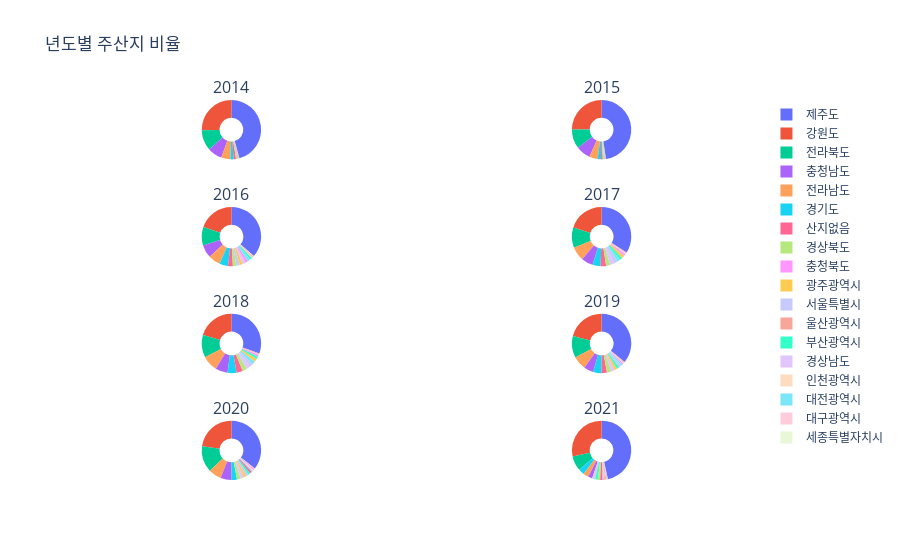

Source (notebook cell):
### Code cell
specs = [[{'type':'domain'}, {'type':'domain'}], [{'type':'domain'}, {'type':'domain'}],[{'type':'domain'}, {'type':'domain'}],[{'type':'domain'}, {'type':'domain'}]]
fig = make_subplots(rows=4, cols=2, specs=specs,
                    subplot_titles=['2014', '2015', '2016', '2017', '2018', '2019', '2020', '2021'])

fig.add_trace(go.Pie(labels=rad[rad['SALEDATE'].dt.year == 2014].groupby(['SAN_NM'])['TOT_QTY'].sum().reset_index()['SAN_NM'], 
                     values=rad[rad['SALEDATE'].dt.year == 2014].groupby(['SAN_NM'])['TOT_QTY'].sum().reset_index()['TOT_QTY'],
                     name='2014',), 1, 1)
fig.add_trace(go.Pie(labels=rad[rad['SALEDATE'].dt.year == 2015].groupby(['SAN_NM'])['TOT_QTY'].sum().reset_index()['SAN_NM'], 
                     values=rad[rad['SALEDATE'].dt.year == 2015].groupby(['SAN_NM'])['TOT_QTY'].sum().reset_index()['TOT_QTY'],
                     name='2015',), 1, 2)
fig.add_trace(go.Pie(labels=rad[rad['SALEDATE'].dt.year == 2016].groupby(['SAN_NM'])['TOT_QTY'].sum().reset_index()['SAN_NM'], 
                     values=rad[rad['SALEDATE'].dt.year == 2016].groupby(['SAN_NM'])['TOT_QTY'].sum().reset_index()['TOT_QTY'],
                     name='2016',), 2, 1)
fig.add_trace(go.Pie(labels=rad[rad['SALEDATE'].dt.year == 2017].groupby(['SAN_NM'])['TOT_QTY'].sum().reset_index()['SAN_NM'], 
                     values=rad[rad['SALEDATE'].dt.year == 2017].groupby(['SAN_NM'])['TOT_QTY'].sum().reset_index()['TOT_QTY'],
                     name='2017',), 2, 2)
fig.add_trace(go.Pie(labels=rad[rad['SALEDATE'].dt.year == 2018].groupby(['SAN_NM'])['TOT_QTY'].sum().reset_index()['SAN_NM'], 
                     values=rad[rad['SALEDATE'].dt.year == 2018].groupby(['SAN_NM'])['TOT_QTY'].sum().reset_index()['TOT_QTY'],
                     name='2018',), 3, 1)
fig.add_trace(go.Pie(labels=rad[rad['SALEDATE'].dt.year == 2019].groupby(['SAN_NM'])['TOT_QTY'].sum().reset_index()['SAN_NM'], 
                     values=rad[rad['SALEDATE'].dt.year == 2019].groupby(['SAN_NM'])['TOT_QTY'].sum().reset_index()['TOT_QTY'],
                     name='2019',), 3, 2)
fig.add_trace(go.Pie(labels=rad[rad['SALEDATE'].dt.year == 2020].groupby(['SAN_NM'])['TOT_QTY'].sum().reset_index()['SAN_NM'], 
                     values=rad[rad['SALEDATE'].dt.year == 2020].groupby(['SAN_NM'])['TOT_QTY'].sum().reset_index()['TOT_QTY'],
                     name='2020',), 4, 1)
fig.add_trace(go.Pie(labels=rad[rad['SALEDATE'].dt.year == 2021].groupby(['SAN_NM'])['TOT_QTY'].sum().reset_index()['SAN_NM'], 
                     values=rad[rad['SALEDATE'].dt.year == 2021].groupby(['SAN_NM'])['TOT_QTY'].sum().reset_index()['TOT_QTY'],
                     name='2021',), 4, 2)

fig.update_traces(hole=.4, hoverinfo='label+percent+name', textinfo='none')
fig.update(layout_title_text='년도별 주산지 비율',
           layout_showlegend=True)

fig = go.Figure(fig)
fig.show()

### Figure 1 — Plotly figure (JSON) as saved in the notebook; plotly's stock layout.template omitted (floating-point values rounded to 4 significant figures)
{"data": [{"domain": {"x": [0, 0.45], "y": [0.8438, 1]}, "hole": 0.4, "hoverinfo": "label+percent+name", "labels": ["강원도", "경기도", "경상남도", "경상북도", "광주광역시", "대전광역시", "부산광역시", "산지없음", "서울특별시", "울산광역시", "인천광역시", "전라남도", "전라북도", "제주도", "충청남도", "충청북도"], "name": "2014", "textinfo": "none", "type": "pie", "values": [46170644, 3203201, 79968, 1651076, 233900, 18000, 87900, 2312712, 140670, 92556, 40005, 9084024, 20361370, 83095658, 14412013, 1020738]}, {"domain": {"x": [0.55, 1], "y": [0.8438, 1]}, "hole": 0.4, "hoverinfo": "label+percent+name", "labels": ["강원도", "경기도", "경상남도", "경상북도", "광주광역시", "대구광역시", "대전광역시", "부산광역시", "산지없음", "서울특별시", "울산광역시", "전라남도", "전라북도", "제주도", "충청남도", "충청북도"], "name": "2015", "textinfo": "none", "type": "pie", "values": [47216206, 3378369, 46974, 1379523, 184480, 35100, 32000, 234862, 1884140, 931701, 91320, 8678638, 19936998, 90289114, 14940000.0, 332796]}, {"domain": {"x": [0, 0.45], "y": [0.5625, 0.7188]}, "hole": 0.4, "hoverinfo": "label+percent+name", "labels": ["강원도", "경기도", "경상남도", "경상북도", "광주광역시", "대구광역시", "대전광역시", "부산광역시", "산지없음", "서울특별시", "세종특별자치시", "울산광역시", "인천광역시", "전라남도", "전라북도", "제주도", "충청남도", "충청북도"], "name": "2016", "textinfo": "none", "type": "pie", "values": [93292775, 22060000.0, 7708000.0, 9008000.0, 7835000.0, 3047087, 6832750, 6164000.0, 12410000.0, 9002000.0, 15311, 1946000.0, 1793000.0, 31120000.0, 47766462, 172200000.0, 33750000.0, 7349000.0]}, {"domain": {"x": [0.55, 1], "y": [0.5625, 0.7188]}, "hole": 0.4, "hoverinfo": "label+percent+name", "labels": ["강원도", "경기도", "경상남도", "경상북도", "광주광역시", "대구광역시", "대전광역시", "부산광역시", "산지없음", "서울특별시", "세종특별자치시", "울산광역시", "인천광역시", "전라남도", "전라북도", "제주도", "충청남도", "충청북도"], "name": "2017", "textinfo": "none", "type": "pie", "values": [98660000.0, 21540000.0, 10560000.0, 11090000.0, 7148000.0, 3786542, 8054000.0, 7579000.0, 14810000.0, 10440000.0, 30510, 1785000.0, 457508, 37520000.0, 54290000.0, 166800000.0, 30980000.0, 5757000.0]}, {"domain": {"x": [0, 0.45], "y": [0.2812, 0.4375]}, "hole": 0.4, "hoverinfo": "label+percent+name", "labels": ["강원도", "경기도", "경상남도", "경상북도", "광주광역시", "대구광역시", "대전광역시", "부산광역시", "산지없음", "서울특별시", "세종특별자치시", "울산광역시", "인천광역시", "전라남도", "전라북도", "제주도", "충청남도", "충청북도"], "name": "2018", "textinfo": "none", "type": "pie", "values": [97190000.0, 23520000.0, 9953000.0, 11860000.0, 8006000.0, 2491000.0, 8685000.0, 6636000.0, 16180000.0, 9050612, 28290, 1429000.0, 317100.0, 40590000.0, 58230000.0, 145100000.0, 31730000.0, 4708000.0]}, {"domain": {"x": [0.55, 1], "y": [0.2812, 0.4375]}, "hole": 0.4, "hoverinfo": "label+percent+name", "labels": ["강원도", "경기도", "경상남도", "경상북도", "광주광역시", "대구광역시", "대전광역시", "부산광역시", "산지없음", "서울특별시", "세종특별자치시", "울산광역시", "인천광역시", "전라남도", "전라북도", "제주도", "충청남도", "충청북도"], "name": "2019", "textinfo": "none", "type": "pie", "values": [95830000.0, 21250000.0, 8752000.0, 11000000.0, 6869000.0, 2849000.0, 4757000.0, 6228000.0, 13440000.0, 6134000.0, 5350, 1906000.0, 182537, 33980944, 54550000.0, 163900000.0, 23660000.0, 3168000.0]}, {"domain": {"x": [0, 0.45], "y": [0, 0.1562]}, "hole": 0.4, "hoverinfo": "label+percent+name", "labels": ["강원도", "경기도", "경상남도", "경상북도", "광주광역시", "대구광역시", "대전광역시", "부산광역시", "산지없음", "서울특별시", "세종특별자치시", "울산광역시", "인천광역시", "전라남도", "전라북도", "제주도", "충청남도", "충청북도"], "name": "2020", "textinfo": "none", "type": "pie", "values": [109300000.0, 14480000.0, 8515000.0, 9715000.0, 6846380, 3239000.0, 3303000.0, 5885000.0, 5657000.0, 6627000.0, 11584, 1438000.0, 490600.0, 33930000.0, 67960000.0, 170200000.0, 28520000.0, 3055000.0]}, {"domain": {"x": [0.55, 1], "y": [0, 0.1562]}, "hole": 0.4, "hoverinfo": "label+percent+name", "labels": ["강원도", "경기도", "경상남도", "경상북도", "광주광역시", "대구광역시", "대전광역시", "부산광역시", "산지없음", "서울특별시", "세종특별자치시", "울산광역시", "인천광역시", "전라남도", "전라북도", "제주도", "충청남도", "충청북도"], "name": "2021", "textinfo": "none", "type": "pie", "values": [95460000.0, 10840000.0, 5420000.0, 4520000.0, 2164000.0, 972900.0, 835700.0, 4963000.0, 4384000.0, 2519000.0, 33000, 748400.0, 230500.0, 9869457, 27010000.0, 156500000.0, 7503000.0, 2072000.0]}], "layout": {"annotations": [{"font": {"size": 16}, "showarrow": false, "text": "2014", "x": 0.225, "xanchor": "center", "xref": "paper", "y": 1, "yanchor": "bottom", "yref": "paper"}, {"font": {"size": 16}, "showarrow": false, "text": "2015", "x": 0.775, "xanchor": "center", "xref": "paper", "y": 1, "yanchor": "bottom", "yref": "paper"}, {"font": {"size": 16}, "showarrow": false, "text": "2016", "x": 0.225, "xanchor": "center", "xref": "paper", "y": 0.7188, "yanchor": "bottom", "yref": "paper"}, {"font": {"size": 16}, "showarrow": false, "text": "2017", "x": 0.775, "xanchor": "center", "xref": "paper", "y": 0.7188, "yanchor": "bottom", "yref": "paper"}, {"font": {"size": 16}, "showarrow": false, "text": "2018", "x": 0.225, "xanchor": "center", "xref": "paper", "y": 0.4375, "yanchor": "bottom", "yref": "paper"}, {"font": {"size": 16}, "showarrow": false, "text": "2019", "x": 0.775, "xanchor": "center", "xref": "paper", "y": 0.4375, "yanchor": "bottom", "yref": "paper"}, {"font": {"size": 16}, "showarrow": false, "text": "2020", "x": 0.225, "xanchor": "center", "xref": "paper", "y": 0.1562, "yanchor": "bottom", "yref": "paper"}, {"font": {"size": 16}, "showarrow": false, "text": "2021", "x": 0.775, "xanchor": "center", "xref": "paper", "y": 0.1562, "yanchor": "bottom", "yref": "paper"}], "showlegend": true, "title": {"text": "년도별 주산지 비율"}}}
